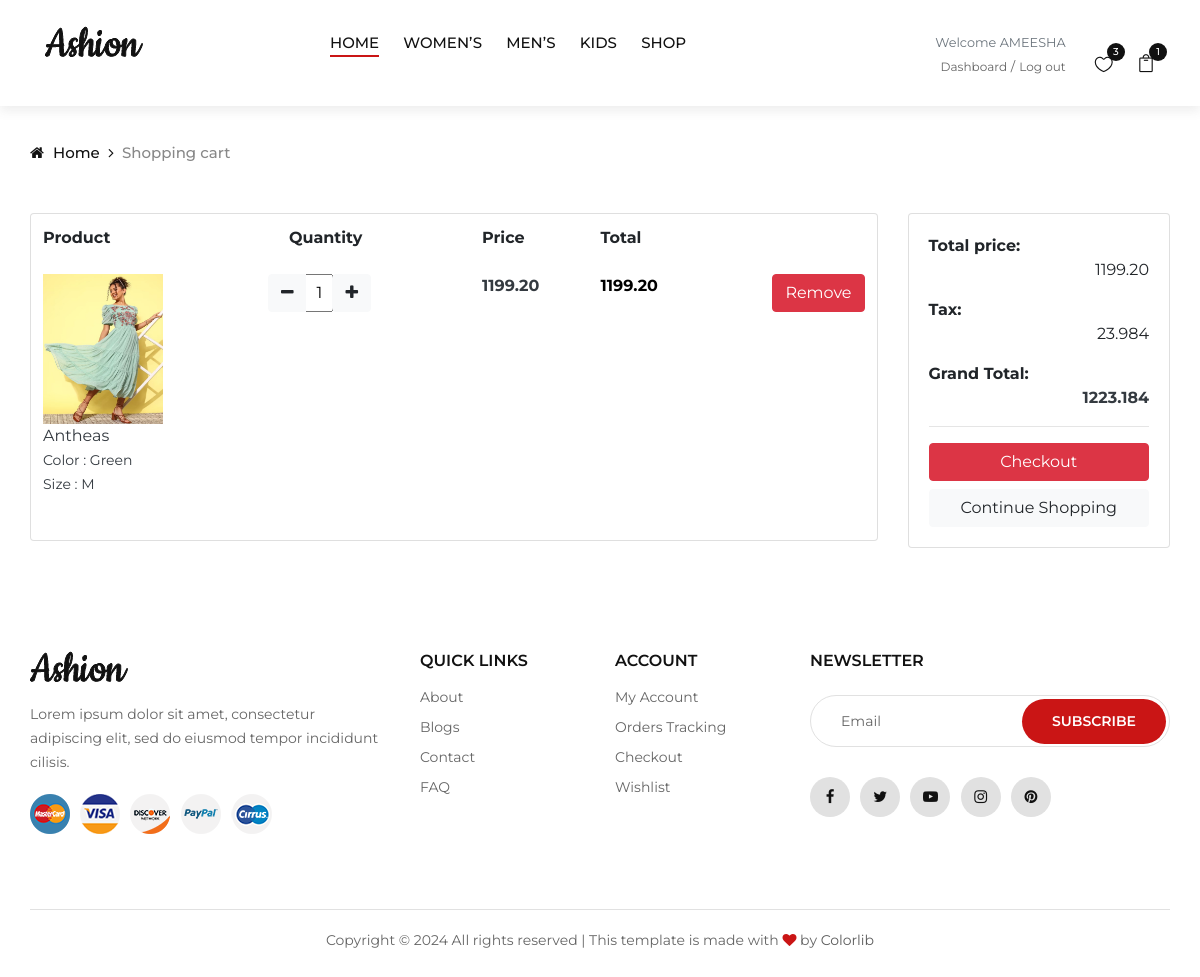
The page /carts/ (signed in) on the database its author committed.
### ecommerceapp/models.py (models this page shows, shortened)
class Account(AbstractBaseUser):
    first_name = models.CharField(max_length=50)
    last_name = models.CharField(max_length=50)
    username = models.CharField(max_length=50, unique=True)
    email = models.EmailField(max_length=100, unique=True)
    phone_number = models.CharField(max_length=50)
    date_joined = models.DateTimeField(auto_now_add=True)
    last_login = models.DateTimeField(auto_now_add=True)
    is_admin = models.BooleanField(default=False)
    is_staff = models.BooleanField(default=False)
    is_active = models.BooleanField(default=False)
    is_superadmin = models.BooleanField(default=False)
    USERNAME_FIELD = 'email'
    REQUIRED_FIELDS = ['username', 'first_name', 'last_name']
    objects = MyAccountManager()

### carts/models.py (models this page shows, shortened)
class CartItem(models.Model):
    user = models.ForeignKey(Account, on_delete=models.CASCADE, null=True)
    product = models.ForeignKey(Product, on_delete=models.CASCADE)
    variations = models.ManyToManyField(Variation, blank=True)
    cart = models.ForeignKey(Cart, on_delete=models.CASCADE, null=True)
    quantity = models.IntegerField()
    is_active = models.BooleanField(default=True)
    def sub_total(self):
        return self.product.price_after_discount() * self.quantity

### store/models.py (models this page shows, shortened)
class Product(models.Model):
    product_name = models.CharField(max_length=255,blank=True)
    slug = models.SlugField(max_length=200, unique=True,blank=True)
    description = models.TextField(blank=True)
    price = models.IntegerField(validators=[validate_non_negative, MinValueValidator(0)])
    discount = models.DecimalField(max_digits=10, decimal_places=2, default=0, validators=[ MinValueValidator(0), MaxValueValidator(100)])
    stock = models.IntegerField(validators=[MinValueValidator(0)])
    is_available = models.BooleanField(default=True)
    category = models.ForeignKey(category, on_delete=models.CASCADE)
    created_date = models.DateField(auto_now_add = True)
    modified_date = models.DateField(auto_now = True)
    is_active = models.BooleanField(default=True)# Soft delete flag
    class Meta:
        ordering = ['created_date']
    def get_url(self):
        return reverse('product_details', args=[self.category.slug, self.slug])
    def price_after_discount(self):
        if self.discount > 0 and self.discount <= 50:
            print("Discount product")
            return round(self.price - (self.price * self.discount / 100),2)
        elif self.category.category_discount > 0 and self.category.category_discount <= 50:
            print("Discount category")
            return round(self.price - (self.price * self.category.category_discount / 100),2)
        else:
            print("No discount")
            return self.price

class ProductImage(models.Model):
    product = models.ForeignKey(Product, on_delete=models.CASCADE, related_name="image")
    image = models.FileField(upload_to='photos/products', blank=True, null=True)

class Variation(models.Model):
    product = models.ForeignKey(Product, on_delete=models.CASCADE)
    variation_category = models.CharField(max_length=200, choices=variation_category_choice)
    variation_value = models.CharField(max_length=100)
    is_active = models.BooleanField(default= True)
    created_at = models.DateTimeField(auto_now=True)
    objects = VariationManager()

### carts/views.py (the view)
# urls.py: path('',views.cart,name='cart'),
@login_required(login_url = 'loginn')
def cart(request, total=0, quantity=0, cart_items=None):
    try:
        tax = 0  # Initialize tax variable outside of try block
        grand_total = 0  # Initialize tax variable outside of try block
        if request.user.is_authenticated:
            cart_items = CartItem.objects.filter(user=request.user, is_active=True)
            wishlist_items = Wishlist.objects.filter(user=request.user)  # Fetch wishlist items for the user
        else:
            cart = Cart.objects.get(cart_id=_cart_id(request))
            cart_items = CartItem.objects.filter(cart=cart, is_active=True)
            wishlist_items = None  # If the user is not authenticated, wishlist items will be None
        for cart_item in cart_items:
            total += cart_item.sub_total()
            quantity += cart_item.quantity
        tax = (2 * total)/100
        grand_total = total + tax
    except ObjectDoesNotExist:
        pass
    context = {
        'total' : total,
        'quantity' : quantity,
        'cart_items': cart_items,
        'tax' : tax,
        'grand_total' : grand_total,
        'wishlist_items': wishlist_items,  # Include wishlist items in the context
    }
    return render(request,'store/cart.html', context)

### carts/context_processors.py (called while the page is built)
def counter(request):
    cart_count = 0
    if 'admin' in request.path:
        return {}
    else:
        try:
            cart = Cart.objects.filter(cart_id=_cart_id(request))
            if request.user.is_authenticated:
                cart_items = CartItem.objects.all().filter(user=request.user)
            else:
                cart_items = CartItem.objects.all().filter(cart=cart[:1])
            for cart_item in cart_items:
                cart_count += cart_item.quantity
        except Cart.DoesNotExist:
            cart_count = 0
    return dict(cart_count=cart_count)

### carts/views.py (called while the page is built)
def _cart_id(request):
    cart = request.session.session_key
    if not cart:
        cart = request.session.create()
    return cart

### category/context_processors.py (called while the page is built)
def menu_links(request):
    links = category.objects.all()
    return dict(links=links)

### store/context_processors.py (called while the page is built)
def wishlist_count(request):
    wishlist_items = []
    if request.user.is_authenticated:
        wishlist_items = Wishlist.objects.filter(user=request.user)
    return {'wishlist_count': len(wishlist_items)}

### templates/store/cart.html (shortened to what this page needs)
{% extends 'base.html' %}
{% load static %}
{% block content %}
    <div class="breadcrumb-option">
        <div class="container">
            <div class="row">
                <div class="col-lg-12">
                    <div class="breadcrumb__links">
                        <a href="./index.html"><i class="fa fa-home"></i> Home</a>
                        <span>Shopping cart</span>
                    </div>
                </div>
            </div>
        </div>
    </div>
<section class="section-content padding-y bg pt-5 pb-5">
<div class="container">
{% if not cart_items %}
	<h2 class="text-center">Your Shopping Cart is Empty</h2>
	<br>
	<div class="text-center">
		<a href="{% url 'store' %}" class="btn btn-primary">Continue Shopping</a>
	</div>
{% else %}
<div class="row">
	<aside class="col-lg-9">
<div class="card">
<table class="table table-borderless table-shopping-cart">
    <thead>
        <tr>
            <th>Product</th>
            <th class="pl-5">Quantity</th>
            <th>Price</th>
            <th>Total</th>
        </tr>
    </thead>
<tbody>
{% for cart_item in cart_items %}
<tr>
	<td>
		<figure class="itemside align-items-center">
			<div class="aside"><img class="ctmg" src="{{ cart_item.product.image.first.image.url }}" alt=""></div>
			<figcaption class="info">
				<a href="{{ cart_item.product.get_url }}" class="title text-dark">{{ cart_item.product.product_name }}</a>
				<p class="text-dark ">
					{% if cart_item.variations.all %}
						{% for item in cart_item.variations.all %}
							{{ item.variation_category | capfirst }} : {{ item.variation_value | capfirst }} <br>
						{% endfor %}
					{% endif %}
				</p>
			</figcaption>
		</figure>
	</td>
	<td>
					<div class="col">
						<div class="input-group input-spinner">
							<div class="input-group-prepend">
							<a href="{% url 'remove_cart' cart_item.product.id cart_item.id %}" class="btn btn-light" type="button" id="button-plus"> <i class="fa fa-minus"></i> </a>
							</div>
							<input type="text" class="text-center narrow-input" value="{{ cart_item.quantity }}">
							<div class="input-group-append">
								<form action="{% url 'add_cart' cart_item.product.id %}" method="POST">
                                    {% if cart_item.quantity < cart_item.product.stock  %}
									<button class="btn btn-light" type="submit" id="button-minus"> <i class="fa fa-plus"></i> </button>
                                    {% endif %}
                                </form>
							</div>
						</div>
					</div>
	</td>
	<td >
		<div class="price-wrap">
			<var class="text-dark" style="font-weight: bold; font-style: normal;"> {{ cart_item.product.price_after_discount }}  </var>
		</div>
	</td>
    <td >
    <var class="price prc"> {{ cart_item.sub_total }}</var>
    </td>
	<td class="text-right">
	<a href="{% url 'remove_cart_item' cart_item.product.id cart_item.id %}" onclick="return confirm('Are you sure you want to delete this item?')" class="btn btn-danger"> Remove</a>
	</td>
</tr>
{% endfor %}
</tbody>
</table>
</div>
	</aside>
	<aside class="col-lg-3">
		<div class="card">
		<div class="card-body">
			<dl class="dlist-align">
			  <dt>Total price:</dt>
			  <dd class="text-right"> {{total}}</dd>
			</dl>
			<dl class="dlist-align">
			  <dt>Tax:</dt>
			  <dd class="text-right"> {{tax}}</dd>
			</dl>
			<dl class="dlist-align">
			  <dt>Grand Total:</dt>
			  <dd class="text-right text-dark b"><strong> {{grand_total}}</strong></dd>
			</dl>
			<hr>
			<a href="{% url 'checkout' %}" class="btn btn-danger btn-block"> Checkout </a>
			<a href="{% url 'store' %}" class="btn btn-light btn-block">Continue Shopping</a>
		</div>
		</div>
</aside>
</div>
{% endif %}
</div>
</section>
    <footer class="footer">
        <div class="container">
            <div class="row">
                <div class="col-lg-4 col-md-6 col-sm-7">
                    <div class="footer__about">
                        <div class="footer__logo">
                            <a href="./index.html"><img src="{% static 'img/logo.png' %}" alt=""></a>
                        </div>
                        <p>Lorem ipsum dolor sit amet, consectetur adipiscing elit, sed do eiusmod tempor incididunt
                        cilisis.</p>
                        <div class="footer__payment">
                            <a href="#"><img src="{% static 'img/payment/payment-1.png' %}" alt=""></a>
                            <a href="#"><img src="{% static 'img/payment/payment-2.png' %}" alt=""></a>
                            <a href="#"><img src="{% static 'img/payment/payment-3.png' %}" alt=""></a>
                            <a href="#"><img src="{% static 'img/payment/payment-4.png' %}" alt=""></a>
                            <a href="#"><img src="{% static 'img/payment/payment-5.png' %}" alt=""></a>
                        </div>
                    </div>
                </div>
                <div class="col-lg-2 col-md-3 col-sm-5">
                    <div class="footer__widget">
                        <h6>Quick links</h6>
                        <ul>
                            <li><a href="#">About</a></li>
                            <li><a href="#">Blogs</a></li>
                            <li><a href="#">Contact</a></li>
                            <li><a href="#">FAQ</a></li>
                        </ul>
                    </div>
                </div>
                <div class="col-lg-2 col-md-3 col-sm-4">
                    <div class="footer__widget">
                        <h6>Account</h6>
                        <ul>
                            <li><a href="#">My Account</a></li>
                            <li><a href="#">Orders Tracking</a></li>
                            <li><a href="#">Checkout</a></li>
                            <li><a href="#">Wishlist</a></li>
                        </ul>
                    </div>
                </div>
                <div class="col-lg-4 col-md-8 col-sm-8">
                    <div class="footer__newslatter">
                        <h6>NEWSLETTER</h6>
                        <form action="#">
                            <input type="text" placeholder="Email">
                            <button type="submit" class="site-btn">Subscribe</button>
                        </form>
                        <div class="footer__social">
                            <a href="#"><i class="fa fa-facebook"></i></a>
                            <a href="#"><i class="fa fa-twitter"></i></a>
                            <a href="#"><i class="fa fa-youtube-play"></i></a>
                            <a href="#"><i class="fa fa-instagram"></i></a>
                            <a href="#"><i class="fa fa-pinterest"></i></a>
                        </div>
                    </div>
                </div>
            </div>
            <div class="row">
                <div class="col-lg-12">
                    <div class="footer__copyright__text">
                        <p>Copyright &copy; <script>document.write(new Date().getFullYear());</script> All rights reserved | This template is made with <i class="fa fa-heart" aria-hidden="true"></i> by <a href="https://colorlib.com" target="_blank">Colorlib</a></p>
                    </div>
                </div>
            </div>
        </div>
    </footer>
{% endblock %}

### templates/base.html (shortened to what this page needs)
{% load static %}
<!DOCTYPE html>
<html lang="zxx">
<head>
    <link rel="stylesheet" href="{% static 'css/bootstrap.min.css' %}" type="text/css">
    <link rel="stylesheet" href="{% static 'css/font-awesome.min.css' %}" type="text/css">
    <link rel="stylesheet" href="{% static 'css/elegant-icons.css' %}" type="text/css">
    <link rel="stylesheet" href="{% static 'css/jquery-ui.min.css' %}" type="text/css">
    <link rel="stylesheet" href="{% static 'css/magnific-popup.css' %}" type="text/css">
    <link rel="stylesheet" href="{% static 'css/owl.carousel.min.css' %}" type="text/css">
    <link rel="stylesheet" href="{% static 'css/slicknav.min.css' %}" type="text/css">
    <link rel="stylesheet" href="{% static 'css/style.css' %}" type="text/css">
    <link href="{% static 'css/custom.css' %}" rel="stylesheet" type="text/css"/>
<link rel="stylesheet" href="https://cdnjs.cloudflare.com/ajax/libs/font-awesome/4.7.0/css/font-awesome.min.css">
</head>
<body>
    <header class="header">
        <div class="container-fluid">
            <div class="row">
                <div class="col-xl-3 col-lg-2">
                    <div class="header__logo">
                        <a href="{% url 'index' %}"><img src="{%static 'img/logo.png' %}" alt=""></a>
                    </div>
                </div>
                <div class="col-xl-6 col-lg-7">
                    <nav class="header__menu">
                        <ul>
                            <li class="active"><a href="{% url 'index' %}">Home</a></li>
                            <li><a href="{% url 'store' %}">Women’s</a></li>
                            <li><a href="{% url 'store' %}">Men’s</a></li>
                            <li><a href="{% url 'store' %}">Kids</a></li>
                            <li><a href="{% url 'store' %}">Shop</a>
                            </li>
                        </ul>
                    </nav>
                </div>
                <div class="col-lg-3">
                    <div class="header__right">
                        <div class="header__right__auth">
                            {% if user.id is None %}
						<div class="widget-header">
							<small class="title text-muted">Welcome guest!</small>
							<div>
								<a href="{% url 'loginn' %}">Sign in</a> <span class="dark-transp"> </span>
								<a href="{% url 'register' %}"> Register</a>
							</div>
						</div>
						{% else %}
								<div class="widget-header">
								<small class="title text-muted">Welcome {{user.first_name}}</small>
								<div>
								<a href="{% url 'dashboard' %}">Dashboard</a>
								<a href="{% url 'logout' %}"> Log out</a>
							</div>
							</div>
						{% endif %}
                        </div>
                        <ul class="header__right__widget">
                            <li><a href="{% url 'wishlist' %}"><span class="icon_heart_alt"></span>
                                <div class="tip">{{ wishlist_count }}</div>
                            </a></li>
                            <li><a href="{% url 'cart' %}"><span class="icon_bag_alt"></span>
                                <div class="tip">{{ cart_count }}</div>
                            </a></li>
                        </ul>
                    </div>
                </div>
            </div>
        </div>
    </header>
</body>
</html>
    {% block content %}
    {% endblock content %}

### rows shown on the page
Account: first_name "AMEESHA"
CartItem: product.image.first.image (picture), product.product_name "Antheas", quantity "1", product.price_after_discount "1199.20", sub_total "1199.20"
Variation: variation_category "Color", variation_value "Green"
Variation: variation_category "Size", variation_value "M"

### other values the page prints
{{ wishlist_count }} "3"
{{ cart_count }} "1"
{{ total }} "1199.20"
{{ tax }} "23.984"
{{ grand_total }} "1223.184"
